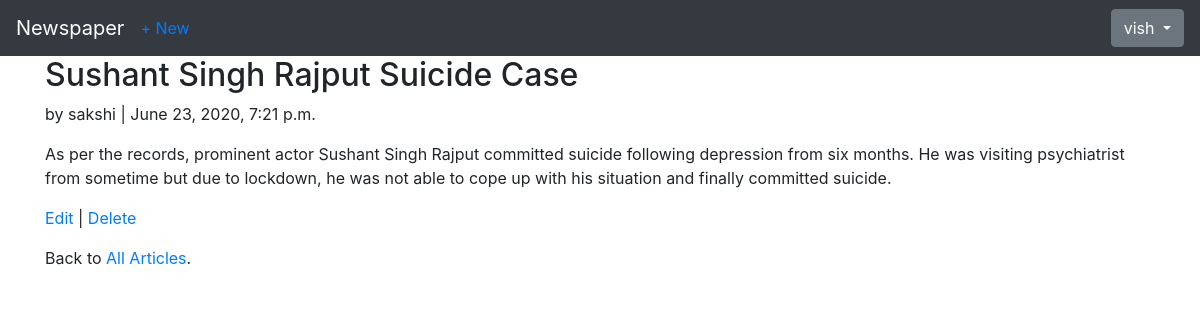
Page /articles/3/ (signed in) on the committed database.
### users/models.py (models this page shows)
class CustomUser(AbstractUser):
    age = models.PositiveIntegerField(null=True, blank=True)

### articles/models.py (models this page shows, shortened)
class Article(models.Model):
    title = models.CharField(max_length=255)
    body = models.TextField()
    date = models.DateTimeField(auto_now_add=True)
    author = models.ForeignKey(get_user_model(), on_delete=models.CASCADE)

### articles/views.py (the view)
# urls.py: path('<int:pk>/', ArticleDetailView.as_view(), name='article_detail'),
class ArticleDetailView(LoginRequiredMixin, DetailView):
    model = Article
    template_name = 'article_detail.html'
    login_url = 'login'

### templates/article_detail.html
{% extends 'base.html' %}
{% block content %}
<div class="article-entry">
    <h2>{{ object.title }}</h2>
    <p>by {{ object.author }} | {{ object.date }}</p>
    <p>{{ object.body }}</p>
</div>
<p>
    <a href="{% url 'article_edit' article.pk %}">Edit</a> |
    <a href="{% url 'article_delete' article.pk %}">Delete</a>
</p>
<p>Back to <a href="{% url 'article_list' %}">All Articles</a>.</p>
{% endblock content %}

### templates/base.html (shortened to what this page needs)
<!doctype html>
<html lang="en">
<head>
<link rel="stylesheet"
href="https://stackpath.bootstrapcdn.com/bootstrap/4.1.3/css/\
bootstrap.min.css"
integrity="sha384-
MCw98/SFnGE8fJT3GXwEOngsV7Zt27NXFoaoApmYm81i\
uXoPkFOJwJ8ERdknLPMO"
crossorigin="anonymous">
<link rel="stylesheet" href="https://maxcdn.bootstrapcdn.com/bootstrap/4.0.0-beta.3/css/bootstrap.min.css">
</head>
<body>
<nav class="navbar navbar-expand-md navbar-dark bg-dark mb-
4">
<a class="navbar-brand" href="{% url 'home' %}">Newspaper</a>
{% if user.is_authenticated %}
<ul class="navbar-nav mr-auto">
<li class="nav-item"><a href="{% url 'article_new' %}">+
New</a></li>
</ul>
{% endif %}
<div class="collapse navbar-collapse" id="navbarCollapse">
    {% if user.is_authenticated %}
        <ul class="navbar-nav ml-auto">
            <li class="nav-item">
            <div class="dropdown show">
            <a class="btn btn-outline-secondary dropdown-toggle" href="#" id="userMenu" data-toggle="dropdown" aria-haspopup="true" aria-expanded="false">
                {{ user.username }}
            </a>
            </div>
            </li>
        </ul>
    {% else %}
        <form class="form-inline ml-auto">
            <a href="{% url 'login' %}" class="btn btn-outline-secondary">Log In</a>
            <a href="{% url 'signup' %}" class="btn btn-primary ml-2">Sign up</a>
    </form>
    {% endif %}
    </div>
    </nav>
    <div class="container">
        {% block content %}
        {% endblock content %}
    </div>
</body>
</html>

### rows in the picture
CustomUser: username "vish"
Article: title "Sushant Singh Rajput Suicide Case", author "sakshi", date "June 23, 2020, 7:21 p.m.", body "As per the records, prominent actor Sushant Singh Rajput committed suicide following depression from six months. He was visiting psychiatrist from sometime but due to lockdown, he was not able to cope up with his situation and finally committed suicide."
